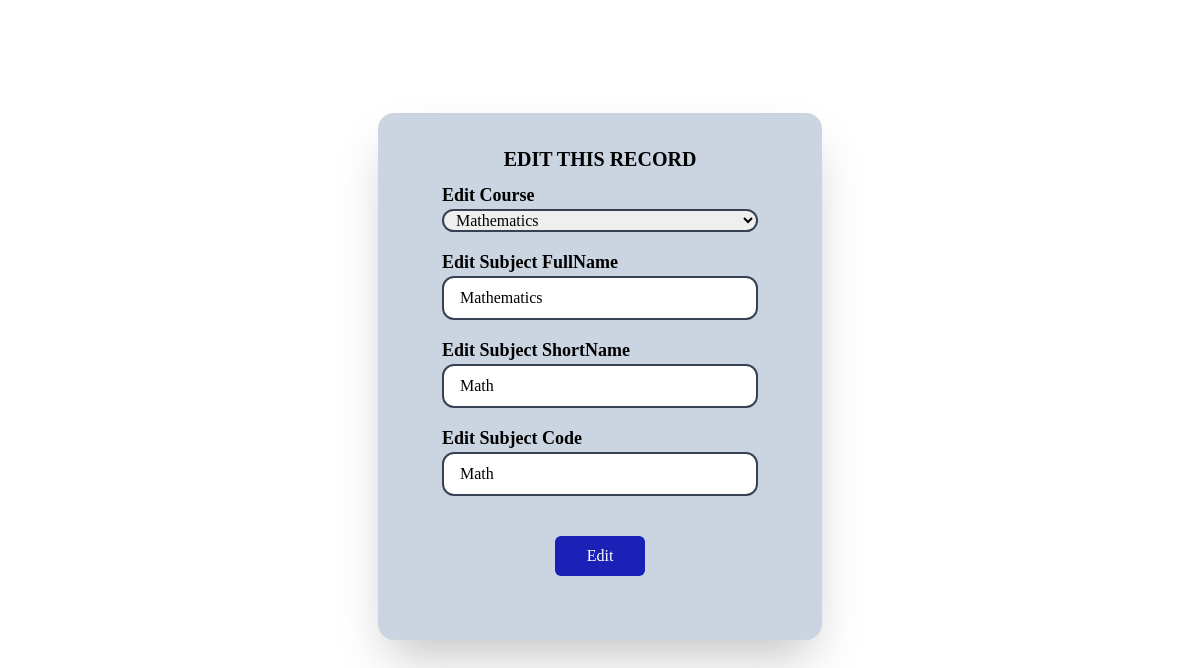
The app's page /changes/subject.php?id=10 with its own data.
### tables this page shows
CREATE TABLE `subjects` (
  `ID` int(5) NOT NULL,
  `CourseID` int(5) DEFAULT NULL,
  `SubjectFullname` varchar(200) DEFAULT NULL,
  `SubjectShortname` varchar(200) DEFAULT NULL,
  `SubjectCode` varchar(200) DEFAULT NULL,
  `CreationDate` timestamp NOT NULL DEFAULT current_timestamp() ON UPDATE current_timestamp()
);

### changes/subject.php (the view, shortened to what this page needs)
<?php
include '../php/dbConnection.php';
if (isset($_GET['id'])) {
     $id = $_GET['id'];
     renderEditForm($id);
 } else {
     echo "There is an Error getting data";
}
?>
<!DOCTYPE html>
<html lang="en">
<head>
     <link rel="stylesheet" href="../styles/style.css">
     <link href='https://unpkg.com/boxicons@2.1.4/css/boxicons.min.css' rel='stylesheet'>
     <script src="https://cdn.tailwindcss.com"></script>
</head>
<body>
<?php
function renderEditForm($id) {
     global $connection;
?>
<form method="post" class="fixed top-[3cm] left-[10cm] right-[10cm] bg-slate-300 rounded-2xl shadow-2xl py-[2rem] px-[4rem] z-10 flex flex-col">
     <h2 class="text-center text-xl font-bold">EDIT THIS RECORD</h2>
     <div class="py-2 relative">
          <label for="course" class="text-lg font-semibold">Edit Course</label>
          <select name="editCourse" id="editCourse" class="w-full indent-2 outline-none border-2 border-gray-700 rounded-xl">
<?php
$sql = "select s.*, c.Course_Name from subjects as s, courses as c where s.ID = $id and s.CourseID = c.ID";
$query = $connection->query($sql);
if ($query->num_rows > 0) {
     while ($row = $query->fetch_assoc()) {
?>
               <option value="<?php echo $row['CourseID']; ?>"><?php echo $row['Course_Name']; ?></option>
<?php
     }
} else {
     echo "No Subject found";
}
?>
          </select>
     </div>
<?php
$sql = "select s.*, c.Course_Name from subjects as s, courses as c where s.ID = $id and s.CourseID = c.ID";
$query = $connection->query($sql);
if ($query->num_rows > 0) {
     while ($row = $query->fetch_assoc()) {
?>
     <div class="py-2">
          <label for="branch" class="text-lg font-semibold">Edit Subject FullName</label>
          <input type="text" name="editFullname" class="w-full indent-2 p-2 outline-none border-2 border-gray-700 rounded-xl" value="<?php echo $row['SubjectFullname']; ?>">
     </div>
     <div class="py-2">
          <label for="branch" class="text-lg font-semibold">Edit Subject ShortName</label>
          <input type="text" name="editShortname" class="w-full indent-2 p-2 outline-none border-2 border-gray-700 rounded-xl" value="<?php echo $row['SubjectShortname']; ?>">
     </div>
     <div class="py-2">
          <label for="branch" class="text-lg font-semibold">Edit Subject Code</label>
          <input type="text" name="editCode" class="w-full indent-2 p-2 outline-none border-2 border-gray-700 rounded-xl" value="<?php echo $row['SubjectCode']; ?>">
     </div>
<?php
     }
} else {
     echo "No Subject found";
}
?>
     <button type="submit" name="submitEdit" class="self-center px-[2rem] p-2 bg-[#1b20b6] text-white rounded-md my-[2rem]">Edit</button>
</form>
<?php
     }
?>
</body>
</html>

### styles/style.css (style rules this page uses)
* { padding: 0; margin: 0; font-family: serif; box-sizing: border-box; }

### records on screen
subjects: editFullname "Mathematics", editShortname "Math", editCode "Math"

### other values on screen
form field editCourse "Mathematics"
